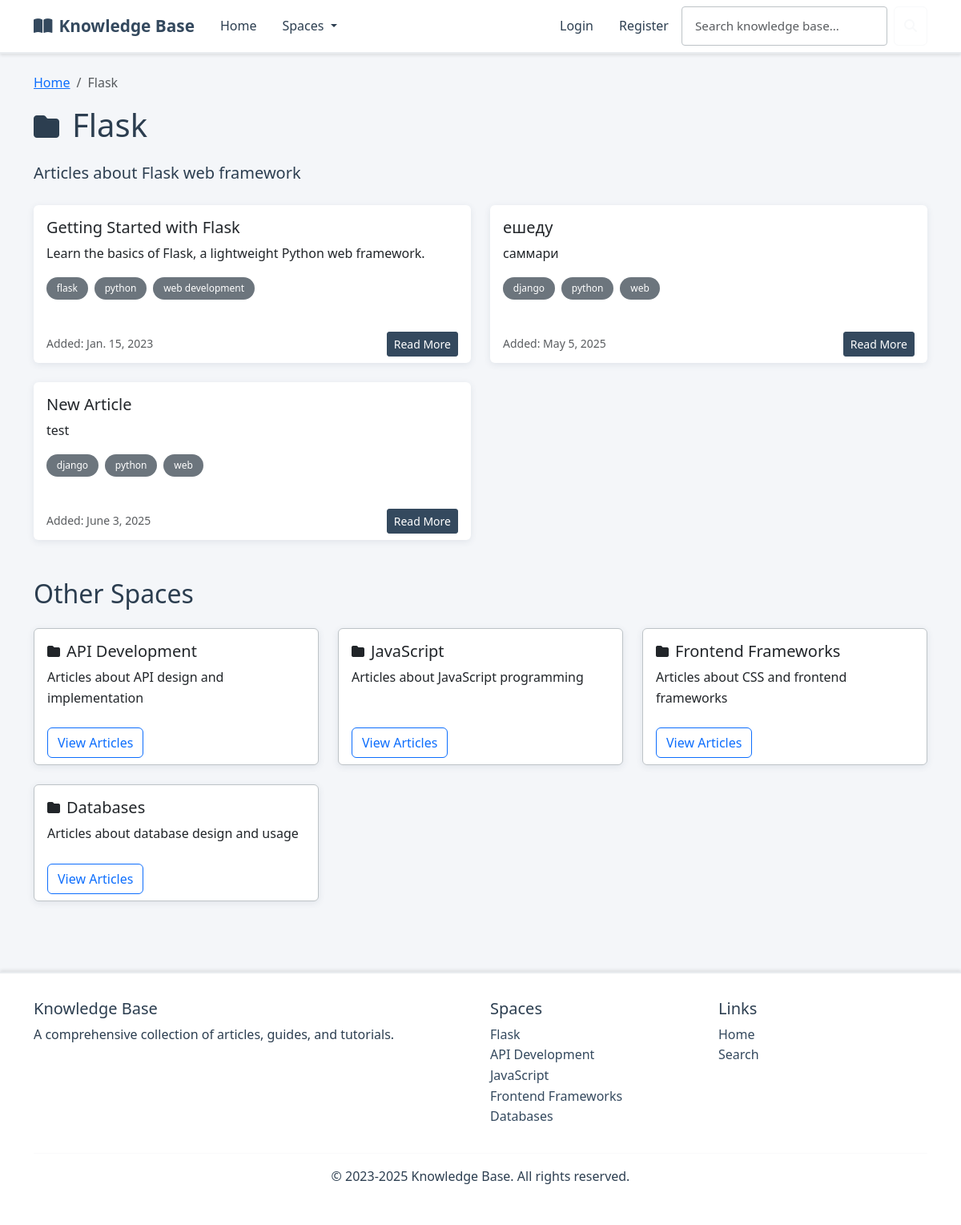
The page /space/1/ on the database as committed earlier.
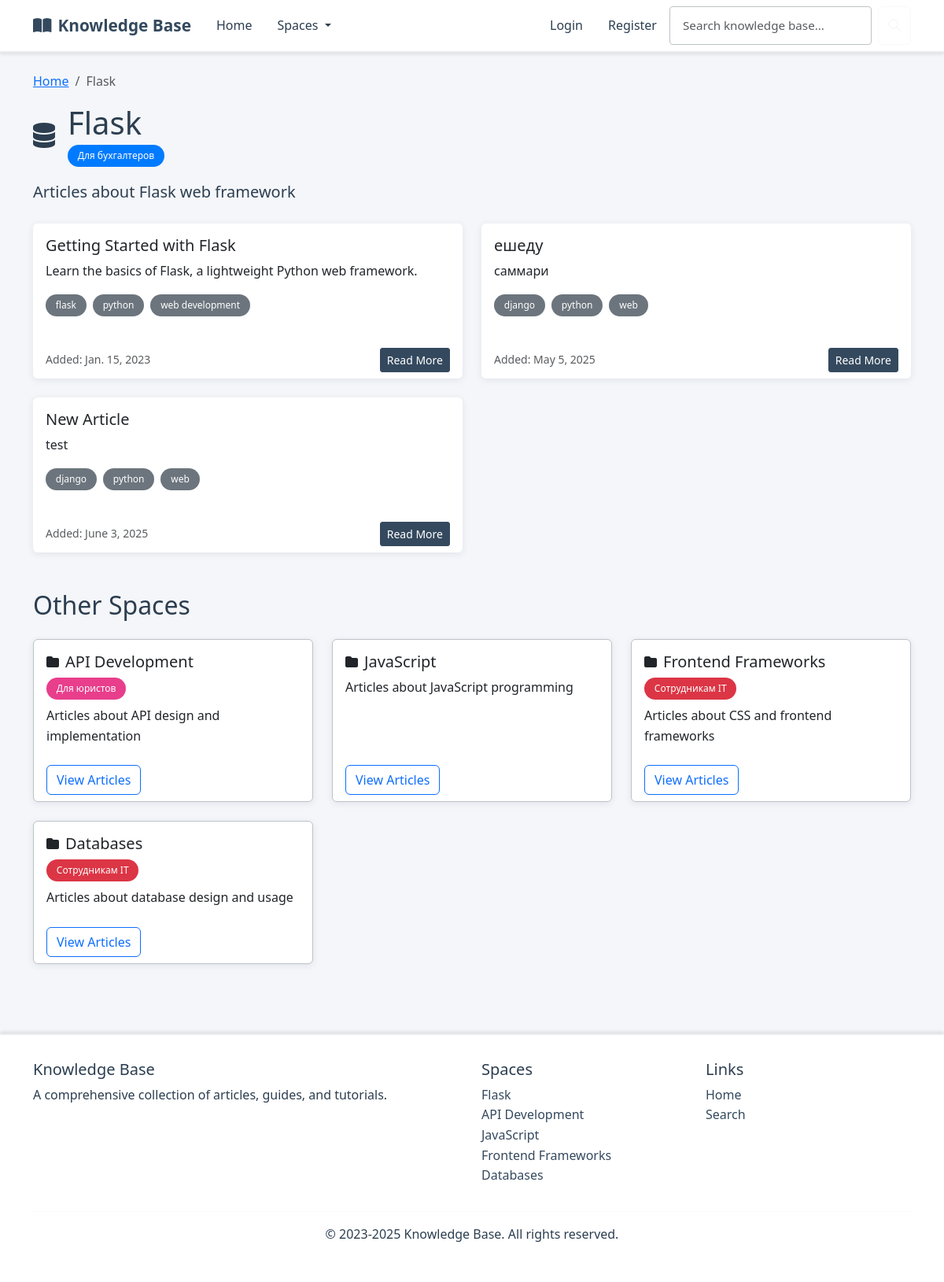
The same page on the database as committed later.
### kb/models.py (models this page shows, shortened)
class Space(models.Model):
    ICON_CHOICES = [
        ('fas fa-folder', 'Folder'),
        ('fas fa-book', 'Book'),
        ('fas fa-lightbulb', 'Lightbulb'),
        ('fas fa-cog', 'Settings'),
        ('fas fa-rocket', 'Rocket'),
        ('fas fa-star', 'Star'),
        ('fas fa-heart', 'Heart'),
        ('fas fa-trophy', 'Trophy'),
        ('fas fa-graduation-cap', 'Education'),
        ('fas fa-code', 'Code'),
        ('fas fa-database', 'Database'),
        ('fas fa-shield-alt', 'Security'),
        ('fas fa-users', 'Team'),
        ('fas fa-chart-line', 'Analytics'),
        ('fas fa-puzzle-piece', 'Puzzle'),
        ('fas fa-tools', 'Tools'),
        ('fas fa-globe', 'Global'),
        ('fas fa-mobile-alt', 'Mobile'),
        ('fas fa-cloud', 'Cloud'),
        ('fas fa-fire', 'Fire'),
    ]
    name = models.CharField(max_length=100)
    description = models.TextField()
    label = models.ForeignKey(Label, on_delete=models.SET_NULL, null=True, blank=True, related_name='spaces')
    icon = models.CharField(max_length=50, choices=ICON_CHOICES, default='fas fa-folder')
    class Meta:
        verbose_name_plural = "Spaces"

class Article(models.Model):
    title = models.CharField(max_length=200)
    summary = models.TextField()
    space = models.ForeignKey(Space, on_delete=models.CASCADE, related_name='articles')
    author = models.ForeignKey(User, on_delete=models.CASCADE, related_name='articles', null=True, blank=True)
    tags = models.JSONField(default=list)
    created_at = models.DateField(default=timezone.now)
    updated_at = models.DateField(default=timezone.now)

class Label(models.Model):
    COLOR_CHOICES = [
        ('#007bff', 'Blue'),
        ('#28a745', 'Green'),
        ('#dc3545', 'Red'),
        ('#ffc107', 'Yellow'),
        ('#6f42c1', 'Purple'),
        ('#fd7e14', 'Orange'),
        ('#20c997', 'Teal'),
        ('#e83e8c', 'Pink'),
        ('#6c757d', 'Gray'),
        ('#17a2b8', 'Cyan'),
    ]
    name = models.CharField(max_length=50)
    color = models.CharField(max_length=7, choices=COLOR_CHOICES, default='#007bff')
    class Meta:
        verbose_name_plural = "Labels"

### kb/views.py (the view)
# urls.py: path('space/<int:space_id>/', views.space_detail, name='space_detail'),
def space_detail(request, space_id):
    space = get_object_or_404(Space, id=space_id)
    articles = Article.objects.filter(space=space)
    context = {
        'space': space,
        'articles': articles,
        'title': f'Space: {space.name}'
    }
    return render(request, 'space.html', context)

### kb/context_processors.py (called while the page is built)
def categories_processor(request):
    return {
        'spaces': Space.objects.all()
    }

### templates/space.html (shortened to what this page needs)
{% extends 'layout.html' %}
{% load static %}
{% block content %}
<nav aria-label="breadcrumb">
    <ol class="breadcrumb">
        <li class="breadcrumb-item"><a href="/">Home</a></li>
        <li class="breadcrumb-item active" aria-current="page">{{ space.name }}</li>
    </ol>
</nav>
<div class="mb-4">
    <div class="d-flex align-items-center mb-3">
        {% if space.icon %}
        <i class="{{ space.icon }} me-3" style="font-size: 2rem;"></i>
        {% endif %}
        <div>
            <h1 class="mb-1">{{ space.name }}</h1>
            {% if space.label %}
            <span class="badge" style="background-color: {{ space.label.color }}; color: white;">{{ space.label.name }}</span>
            {% endif %}
        </div>
    </div>
    <p class="lead">{{ space.description }}</p>
</div>
{% if articles %}
    <div class="row row-cols-1 row-cols-md-2 g-4">
        {% for article in articles %}
        <div class="col">
            <div class="card article-card h-100">
                <div class="card-body">
                    <h5 class="card-title">{{ article.title }}</h5>
                    <p class="card-text">{{ article.summary }}</p>
                    <div class="mb-3">
                        {% for tag in article.tags %}
                        <span class="badge bg-secondary me-1">{{ tag }}</span>
                        {% endfor %}
                    </div>
                </div>
                <div class="card-footer bg-transparent border-0">
                    <div class="d-flex justify-content-between align-items-center">
                        <small class="text-muted">Added: {{ article.created_at }}</small>
                        <a href="{% url 'article_detail' article_id=article.id %}" class="btn btn-sm btn-primary">Read More</a>
                    </div>
                </div>
            </div>
        </div>
        {% endfor %}
    </div>
{% else %}
    <div class="alert alert-info" role="alert">
        <h4 class="alert-heading">No articles found!</h4>
        <p>There are currently no articles in this space.</p>
    </div>
{% endif %}
<section class="mt-5">
    <h2 class="mb-4">Other Spaces</h2>
    <div class="row row-cols-1 row-cols-md-3 g-4">
        {% for other_space in spaces %}
            {% if other_space.id != space.id %}
            <div class="col">
                <div class="card space-card h-100">
                    <div class="card-body">
                        <div class="d-flex align-items-center mb-2">
                            {% if other_space.icon %}
                            <i class="{{ other_space.icon }} me-2"></i>
                            {% endif %}
                            <h5 class="card-title mb-0">{{ other_space.name }}</h5>
                        </div>
                        {% if other_space.label %}
                        <span class="badge mb-2" style="background-color: {{ other_space.label.color }}; color: white;">{{ other_space.label.name }}</span>
                        {% endif %}
                        <p class="card-text">{{ other_space.description }}</p>
                    </div>
                    <div class="card-footer bg-transparent border-0">
                        <a href="{% url 'space_detail' space_id=other_space.id %}" class="btn btn-outline-primary">View Articles</a>
                    </div>
                </div>
            </div>
            {% endif %}
        {% endfor %}
    </div>
</section>
{% endblock %}

### templates/layout.html (shortened to what this page needs)
{% load static %}
<!DOCTYPE html>
<html lang="en">
<head>
    <link href="https://cdn.jsdelivr.net/npm/bootstrap@5.3.0/dist/css/bootstrap.min.css" rel="stylesheet">
    <link rel="stylesheet" href="https://cdnjs.cloudflare.com/ajax/libs/font-awesome/6.4.0/css/all.min.css">
    <link rel="stylesheet" href="https://cdnjs.cloudflare.com/ajax/libs/highlight.js/11.7.0/styles/github-dark.min.css">
    <link rel="stylesheet" href="{% static 'css/custom.css' %}">
</head>
<body>
    <nav class="navbar navbar-expand-lg" style="background-color: #ffffff; border-bottom: 2px solid #e9ecef; box-shadow: 0 2px 4px rgba(0,0,0,0.1);">
        <div class="container">
            <a class="navbar-brand" href="{% url 'index' %}">
                <i class="fas fa-book-open me-2"></i>Knowledge Base
            </a>
            <div class="collapse navbar-collapse" id="navbarMain">
                <ul class="navbar-nav me-auto">
                    <li class="nav-item">
                        <a class="nav-link {% if request.path == '/' %}active{% endif %}" href="{% url 'index' %}">Home</a>
                    </li>
                    <li class="nav-item dropdown">
                        <a class="nav-link dropdown-toggle" href="#" id="spacesDropdown" role="button" data-bs-toggle="dropdown" aria-expanded="false">
                            Spaces
                        </a>
                    </li>
                </ul>
                <ul class="navbar-nav ms-auto">
                    {% if user.is_authenticated %}
                    <li class="nav-item dropdown">
                        <a class="nav-link dropdown-toggle" href="#" id="userDropdown" role="button" data-bs-toggle="dropdown" aria-expanded="false">
                            <i class="fas fa-user me-1"></i>{{ user.username }}
                        </a>
                        <ul class="dropdown-menu dropdown-menu-end" aria-labelledby="userDropdown">
                            <li><a class="dropdown-item" href="{% url 'logout' %}">Logout</a></li>
                        </ul>
                    </li>
                    {% else %}
                    <li class="nav-item">
                        <a class="nav-link {% if request.path == '/login/' %}active{% endif %}" href="{% url 'login' %}">Login</a>
                    </li>
                    <li class="nav-item">
                        <a class="nav-link {% if request.path == '/register/' %}active{% endif %}" href="{% url 'register' %}">Register</a>
                    </li>
                    {% endif %}
                </ul>
                <div class="d-flex position-relative">
                    <form id="searchForm" class="d-flex" action="{% url 'search' %}" method="get">
                        <input id="searchInput" class="form-control me-2" type="search" placeholder="Search knowledge base..." aria-label="Search" name="q">
                        <button class="btn btn-outline-light" type="submit">
                            <i class="fas fa-search"></i>
                        </button>
                    </form>
                </div>
            </div>
        </div>
    </nav>
    <main class="container py-4">
        {% block content %}{% endblock %}
    </main>
    <footer class="footer">
        <div class="container">
            <div class="row">
                <div class="col-md-6">
                    <h5>Knowledge Base</h5>
                    <p>A comprehensive collection of articles, guides, and tutorials.</p>
                </div>
                <div class="col-md-3">
                    <h5>Spaces</h5>
                    <ul class="list-unstyled">
                        {% for space in spaces %}
                        <li><a href="{% url 'space_detail' space_id=space.id %}" class="text-decoration-none" style="color: var(--primary-corporate);">{{ space.name }}</a></li>
                        {% endfor %}
                    </ul>
                </div>
                <div class="col-md-3">
                    <h5>Links</h5>
                    <ul class="list-unstyled">
                        <li><a href="{% url 'index' %}" class="text-decoration-none" style="color: var(--primary-corporate);">Home</a></li>
                        <li><a href="{% url 'search' %}" class="text-decoration-none" style="color: var(--primary-corporate);">Search</a></li>
                    </ul>
                </div>
            </div>
            <hr style="border-color: #e9ecef;">
            <div class="text-center">
                <p>&copy; 2023-2025 Knowledge Base. All rights reserved.</p>
            </div>
        </div>
    </footer>
</body>
</html>

### static/css/custom.css (style rules this page uses)
:root { --primary-corporate: #34495e; --secondary-corporate: #2c3e50; --accent-corporate: #3498db; --success-corporate: #27ae60; --warning-corporate: #f39c12; --danger-corporate: #e74c3c; --light-corporate: #ecf0f1; --dark-corporate: #2c3e50; --background-corporate: #f4f6f9; --text-corporate: #2c3e50; --border-corporate: #bdc3c7; --shadow-corporate: rgba(52, 73, 94, 0.1); }
body { background-color: var(--background-corporate); color: var(--text-corporate); font-family: 'Segoe UI', Tahoma, Geneva, Verdana, sans-serif; line-height: 1.6; }
.navbar-brand { color: var(--primary-corporate) !important; font-weight: 600; font-size: 1.3rem; }
.navbar-nav .nav-link { color: var(--text-corporate) !important; font-weight: 500; padding: 0.5rem 1rem !important; transition: all 0.3s ease; border-radius: 4px; }
.btn-primary { background-color: var(--primary-corporate); border-color: var(--primary-corporate); font-weight: 500; border-radius: 3px; }
.card { background-color: #ffffff; border: 1px solid var(--border-corporate); border-radius: 6px; box-shadow: 0 2px 8px var(--shadow-corporate); transition: all 0.3s ease; }
.form-control { border: 1px solid var(--border-corporate); border-radius: 4px; padding: 0.75rem 1rem; font-size: 0.95rem; }
.badge { background-color: var(--primary-corporate); color: #ffffff; font-weight: 500; padding: 0.5rem 0.8rem; border-radius: 15px; }
.space-card { transition: transform 0.2s ease, box-shadow 0.2s ease; height: 100%; }
.article-card { height: 100%; transition: transform 0.2s ease; border: 1px solid var(--article-border-color); }
.footer { margin-top: 4rem; padding: 2rem 0; border-top: 1px solid var(--bs-border-color); }
.footer { margin-top: 4rem; padding: 2rem 0; background-color: #ffffff; color: var(--text-corporate); border-top: 2px solid #e9ecef; box-shadow: 0 -2px 4px rgba(0,0,0,0.1); }

Rows that differ between the two databases and show on the page:
changed Space "Flask": icon "fas fa-folder" → "fas fa-database" (drawn); label_id empty → 2 (drawn); label.name (not shown) → "Для бухгалтеров"
changed Space "API Development": label_id empty → 1 (drawn); label.name (not shown) → "Для юристов"
changed Space "Frontend Frameworks": label_id empty → 3 (drawn); label.name (not shown) → "Сотрудникам IT"
changed Space "Databases": label_id empty → 3 (drawn); label.name (not shown) → "Сотрудникам IT"
